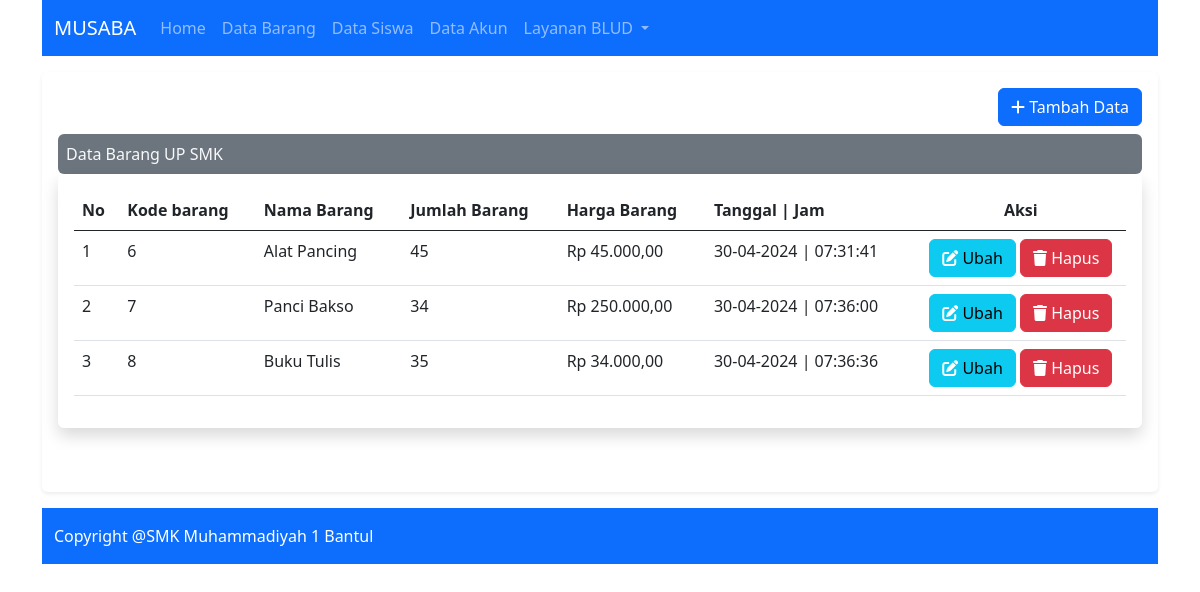
Screenshot of /index.php?p=databarang with the database file from the repository.
### tables this page shows
CREATE TABLE `barang` (
  `idbarang` int(10) NOT NULL,
  `nama` varchar(50) NOT NULL,
  `jumlah` int(6) NOT NULL,
  `harga` int(50) NOT NULL,
  `tanggal` timestamp NOT NULL DEFAULT current_timestamp() ON UPDATE current_timestamp()
);

### config/controller.php (called while the page is built, shortened)
<?php
function rupiah($angka) {
    $hasil = 'Rp ' . number_format($angka, 2, ",", ".");
    return $hasil;
}
function tglindo($tanggal)
{
    $tglbaru = date("d-m-Y | H:i:s", strtotime($tanggal));
    return $tglbaru;
}
function select($query)
{
    global $koneksi;
    $result = mysqli_query($koneksi,$query);
    $rows = [];
    while ($row = mysqli_fetch_assoc($result))
    {
        $rows[] = $row;
    }
    return $result;
}
?>

### databarang.php (the view, shortened to what this page needs)
<div class = "col-md-12" style = "text-align:right;"><a href="index.php?p=tambah_barang"><button type="button" class="btn btn-primary"> <i class="fa-solid fa-plus"></i> Tambah Data</button></a></div>
<div class="shadow-none p-2 mt-2 bg-secondary text-light rounded">Data Barang UP SMK</div>
    <div class="table-responsive shadow p-3 mb-5 bg-body rounded">
    <table id="tabelbarang" class="table datatable table-hover">
            <thead>
            <tr >
            <th scope="col">No</th>
            <th scope="col">Kode barang</th>
            <th scope="col">Nama Barang</th>
            <th scope="col">Jumlah Barang</th>
            <th scope="col">Harga Barang</th>
            <th scope="col">Tanggal | Jam</th>
            <th scope="col" style = "text-align:center; width:20%;">Aksi</th>
            </tr>
        </thead>
        <tbody>
        <?php
            $data_barang = select("SELECT * FROM barang");
            $no = 1;
        ?>
       <?php foreach($data_barang as $data): ?>
                    <tr>
                    <td><?php echo $no++; ?></td>
                    <td><?php echo $data['idbarang']; ?></td>
                    <td><?php echo $data['nama']; ?></td>
                    <td><?php echo $data['jumlah']; ?></td>
                    <td><?php echo rupiah($data['harga']); ?></td>
                    <td><?php echo tglindo($data['tanggal']); ?></td>
                    <td align="center">
                    <form method="post" action="">
                        <a href = "index.php?p=ubah_barang&id=<?php echo $data['idbarang']; ?>">
                        <button type="submit" name="ubah" class="btn btn-info"><i class="fa-solid fa-pen-to-square" style="color: #ffffff;"></i> Ubah</button></a>
                        <button type="submit" name="delete" class="btn btn-danger"><i class="fa-solid fa-trash" style="color: #ffffff;"></i> Hapus</button>
                    </form>
                </td>
                </tr>
        <?php endforeach; ?>
        </tbody>
    </table>
    </div>

### index.php (shortened to what this page needs)
<?php
include "config/koneksi.php";
include "config/controller.php";
?>
<!doctype html>
<html lang="en">
  <head>
    <link href="https://cdn.jsdelivr.net/npm/bootstrap@5.0.2/dist/css/bootstrap.min.css" rel="stylesheet">
    <link rel="stylesheet" type="text/css" href="https://cdnjs.cloudflare.com/ajax/libs/sweetalert/1.1.3/sweetalert.min.css">
    <link rel="stylesheet" type="text/css" href="https://cdnjs.cloudflare.com/ajax/libs/twitter-bootstrap/5.3.0/css/bootstrap.min.css">
    <link rel="stylesheet" type="text/css" href="https://cdn.datatables.net/2.0.5/css/dataTables.bootstrap5.css">
<link rel="stylesheet" href="https://cdnjs.cloudflare.com/ajax/libs/font-awesome/6.5.2/css/all.min.css">
  </head>
  <body>
  <main class="container">
    <?php include "layout/header.php"; ?>
  <div class="my-3 p-3 bg-body rounded shadow-sm">
    <?php include "switch.php"; ?>
  </div>
<?php include "layout/footer.php" ?>
</main>
  </body>
</html>

### layout/header.php (shortened to what this page needs)
<nav class="navbar navbar-expand-lg navbar navbar-dark bg-primary">
  <div class="container-fluid">
    <a class="navbar-brand" href="index.php">MUSABA</a>
    <div class="collapse navbar-collapse" id="navbarSupportedContent">
      <ul class="navbar-nav me-auto mb-2 mb-lg-0">
        <li class="nav-item">
          <a class="nav-link" aria-current="page" href="index.php">Home</a>
        </li>
        <li class="nav-item">
          <a class="nav-link" href="index.php?p=databarang">Data Barang</a>
        </li>
        <li class="nav-item">
          <a class="nav-link" href="index.php?p=datasiswa">Data Siswa</a>
        </li>
        <li class="nav-item">
          <a class="nav-link" href="#">Data Akun</a>
        </li>
        <li class="nav-item dropdown">
          <a class="nav-link dropdown-toggle" href="#" id="navbarDropdown" role="button" data-bs-toggle="dropdown" aria-expanded="false">
            Layanan BLUD
          </a>
        </li>
      </ul>
    </div>
  </div>
</nav>

### switch.php
<?php
@$page = addslashes($_GET['p']);
if(!empty($page))
{
    if($page == "databarang")
        {
            include "databarang.php";
        }
    elseif($page == "datasiswa")
        {
            include "datasiswa.php";
        }
    elseif($page =='tambah_barang')
    {
        include "tambah_barang.php";
    }
    elseif($page =='ubah_barang')
    {
        include "ubah_barang.php";
    }
    elseif($page =='hapus_barang')
    {
        include "hapus_barang.php";
    }
    else
        {
            include "awal.php";
        }
}
else
{
    include "awal.php";
}
?>

### layout/footer.php (shortened to what this page needs)
<footer class="footer mt-auto py-3  bg-primary">
  <div class="container">
    <span class="text-white" >Copyright @SMK Muhammadiyah 1 Bantul</span>
  </div>
</footer>

### rows the page displays
barang: idbarang "6", nama "Alat Pancing", jumlah "45", harga "Rp 45.000,00", tanggal "30-04-2024 | 07:31:41"
barang: idbarang "7", nama "Panci Bakso", jumlah "34", harga "Rp 250.000,00", tanggal "30-04-2024 | 07:36:00"
barang: idbarang "8", nama "Buku Tulis", jumlah "35", harga "Rp 34.000,00", tanggal "30-04-2024 | 07:36:36"
